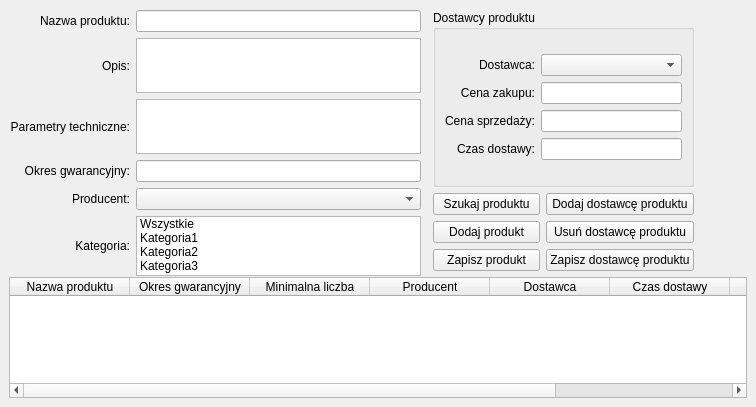
    <widget class="QWidget" name="tab_4">
     <attribute name="title">
      <string>Produkty</string>
     </attribute>
     <widget class="QTableWidget" name="tableWidget_4">
      <property name="geometry">
       <rect>
        <x>9</x>
        <y>277</y>
        <width>738</width>
        <height>121</height>
       </rect>
      </property>
      <attribute name="horizontalHeaderDefaultSectionSize">
       <number>120</number>
      </attribute>
      <column>
       <property name="text">
        <string>Nazwa produktu</string>
       </property>
      </column>
      <column>
       <property name="text">
        <string>Okres gwarancyjny</string>
       </property>
      </column>
      <column>
       <property name="text">
        <string>Minimalna liczba</string>
       </property>
      </column>
      <column>
       <property name="text">
        <string>Producent</string>
       </property>
      </column>
      <column>
       <property name="text">
        <string>Dostawca</string>
       </property>
      </column>
      <column>
       <property name="text">
        <string>Czas dostawy</string>
       </property>
      </column>
      <column>
       <property name="text">
        <string>Cena zakupu</string>
       </property>
      </column>
      <column>
       <property name="text">
        <string>Cena sprzedaży</string>
       </property>
      </column>
     </widget>
     <widget class="QWidget" name="layoutWidget">
      <property name="geometry">
       <rect>
        <x>10</x>
        <y>10</y>
        <width>411</width>
        <height>268</height>
       </rect>
      </property>
      <layout class="QGridLayout" name="gridLayout_4">
       <item row="0" column="2">
        <widget class="QLineEdit" name="lineEdit_14"/>
       </item>
       <item row="2" column="2">
        <widget class="QPlainTextEdit" name="plainTextEdit_2">
         <property name="sizePolicy">
          <sizepolicy hsizetype="Minimum" vsizetype="Minimum">
           <horstretch>0</horstretch>
           <verstretch>0</verstretch>
          </sizepolicy>
         </property>
         <property name="maximumSize">
          <size>
           <width>16777215</width>
           <height>55</height>
          </size>
         </property>
        </widget>
       </item>
       <item row="1" column="2">
        <widget class="QPlainTextEdit" name="plainTextEdit">
         <property name="sizePolicy">
          <sizepolicy hsizetype="Minimum" vsizetype="Minimum">
           <horstretch>0</horstretch>
           <verstretch>0</verstretch>
          </sizepolicy>
         </property>
         <property name="maximumSize">
          <size>
           <width>300</width>
           <height>55</height>
          </size>
         </property>
        </widget>
       </item>
       <item row="1" column="0">
        <widget class="QLabel" name="label_18">
         <property name="text">
          <string>Opis:</string>
         </property>
         <property name="alignment">
          <set>Qt::AlignRight|Qt::AlignTrailing|Qt::AlignVCenter</set>
         </property>
        </widget>
       </item>
       <item row="3" column="2">
        <widget class="QLineEdit" name="lineEdit_18"/>
       </item>
       <item row="0" column="0">
        <widget class="QLabel" name="label_17">
         <property name="text">
          <string>Nazwa produktu:</string>
         </property>
         <property name="alignment">
          <set>Qt::AlignRight|Qt::AlignTrailing|Qt::AlignVCenter</set>
         </property>
        </widget>
       </item>
       <item row="2" column="0">
        <widget class="QLabel" name="label_19">
         <property name="text">
          <string>Parametry techniczne:</string>
         </property>
         <property name="alignment">
          <set>Qt::AlignRight|Qt::AlignTrailing|Qt::AlignVCenter</set>
         </property>
        </widget>
       </item>
       <item row="4" column="0">
        <widget class="QLabel" name="label_21">
         <property name="text">
          <string>Producent:</string>
         </property>
         <property name="alignment">
          <set>Qt::AlignRight|Qt::AlignTrailing|Qt::AlignVCenter</set>
         </property>
        </widget>
       </item>
       <item row="3" column="0">
        <widget class="QLabel" name="label_20">
         <property name="text">
          <string>Okres gwarancyjny:</string>
         </property>
         <property name="alignment">
          <set>Qt::AlignRight|Qt::AlignTrailing|Qt::AlignVCenter</set>
         </property>
        </widget>
       </item>
       <item row="5" column="0">
        <widget class="QLabel" name="label_23">
         <property name="text">
          <string>Kategoria:</string>
         </property>
         <property name="alignment">
          <set>Qt::AlignRight|Qt::AlignTrailing|Qt::AlignVCenter</set>
         </property>
        </widget>
       </item>
       <item row="4" column="2">
        <widget class="QComboBox" name="comboBox_14"/>
       </item>
       <item row="5" column="2">
        <widget class="QListWidget" name="listWidget">
         <property name="maximumSize">
          <size>
           <width>16777215</width>
           <height>60</height>
          </size>
         </property>
         <item>
          <property name="text">
           <string>Wszystkie</string>
          </property>
         </item>
         <item>
          <property name="text">
           <string>Kategoria1</string>
          </property>
         </item>
         <item>
          <property name="text">
           <string>Kategoria2</string>
          </property>
         </item>
         <item>
          <property name="text">
           <string>Kategoria3</string>
          </property>
         </item>
        </widget>
       </item>
      </layout>
     </widget>
     <widget class="QWidget" name="layoutWidget_1">
      <property name="geometry">
       <rect>
        <x>433</x>
        <y>10</y>
        <width>261</width>
        <height>261</height>
       </rect>
      </property>
      <layout class="QVBoxLayout" name="verticalLayout_5">
       <item>
        <widget class="QGroupBox" name="groupBox">
         <property name="title">
          <string>Dostawcy produktu</string>
         </property>
         <layout class="QVBoxLayout" name="verticalLayout_4">
          <item>
           <layout class="QGridLayout" name="gridLayout_6">
            <item row="0" column="0">
             <widget class="QLabel" name="label_28">
              <property name="text">
               <string>Dostawca:</string>
              </property>
              <property name="alignment">
               <set>Qt::AlignRight|Qt::AlignTrailing|Qt::AlignVCenter</set>
              </property>
             </widget>
            </item>
            <item row="0" column="2">
             <widget class="QComboBox" name="comboBox_4"/>
            </item>
            <item row="3" column="0">
             <widget class="QLabel" name="label_31">
              <property name="text">
               <string>Czas dostawy:</string>
              </property>
              <property name="alignment">
               <set>Qt::AlignRight|Qt::AlignTrailing|Qt::AlignVCenter</set>
              </property>
             </widget>
            </item>
            <item row="2" column="0">
             <widget class="QLabel" name="label_29">
              <property name="text">
               <string>Cena sprzedaży:</string>
              </property>
              <property name="alignment">
               <set>Qt::AlignRight|Qt::AlignTrailing|Qt::AlignVCenter</set>
              </property>
             </widget>
            </item>
            <item row="3" column="2">
             <widget class="QLineEdit" name="lineEdit_21"/>
            </item>
            <item row="1" column="0">
             <widget class="QLabel" name="label_27">
              <property name="text">
               <string>Cena zakupu:</string>
              </property>
              <property name="alignment">
               <set>Qt::AlignRight|Qt::AlignTrailing|Qt::AlignVCenter</set>
              </property>
             </widget>
            </item>
            <item row="2" column="2">
             <widget class="QLineEdit" name="lineEdit_22"/>
            </item>
            <item row="1" column="2">
             <widget class="QLineEdit" name="lineEdit_23"/>
            </item>
           </layout>
          </item>
         </layout>
        </widget>
       </item>
       <item>
        <layout class="QHBoxLayout" name="horizontalLayout_7">
         <item>
          <layout class="QVBoxLayout" name="verticalLayout_3">
           <item>
            <widget class="QPushButton" name="pushButton_13">
             <property name="text">
              <string>Szukaj produktu</string>
             </property>
            </widget>
           </item>
           <item>
            <widget class="QPushButton" name="pushButton_15">
             <property name="text">
              <string>Dodaj produkt</string>
             </property>
            </widget>
           </item>
           <item>
            <widget class="QPushButton" name="pushButton_14">
             <property name="text">
              <string>Zapisz produkt</string>
             </property>
            </widget>
           </item>
          </layout>
         </item>
         <item>
          <layout class="QVBoxLayout" name="verticalLayout_2">
           <item>
            <widget class="QPushButton" name="pushButton_16">
             <property name="text">
              <string>Dodaj dostawcę produktu</string>
             </property>
            </widget>
           </item>
           <item>
            <widget class="QPushButton" name="pushButton_17">
             <property name="text">
              <string>Usuń dostawcę produktu</string>
             </property>
            </widget>
           </item>
           <item>
            <widget class="QPushButton" name="pushButton_18">
             <property name="text">
              <string>Zapisz dostawcę produktu</string>
             </property>
            </widget>
           </item>
          </layout>
         </item>
        </layout>
       </item>
      </layout>
     </widget>
    </widget>
